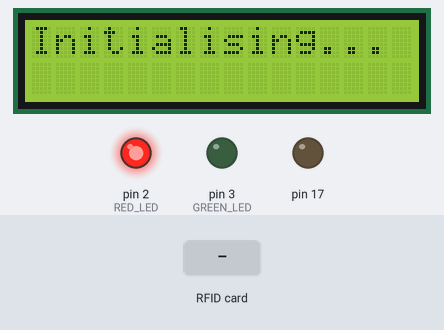
This sketch was run on a simulated Arduino Leonardo, built with avr-gcc and run on an emulated ATmega32U4. Shown: 16×2 character LCD, output pins drawn as LEDs (lit = HIGH). Dashed ring = blinking. The inputs (shaded band) are chosen by the test bench. WiFi joins after 1.5 s; servers stay silent unless stated; random numbers use the default seed unless the sketch sets one; no MQTT or app messages arrive unless stated; what the sketch prints to the serial monitor is not drawn.

Above: at 3.1 s.
At 6.6 s:
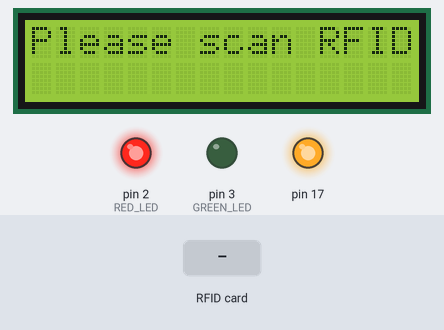
6.7 s: RFID card 5E 7A 19 C4 held to the reader
At 8.2 s:
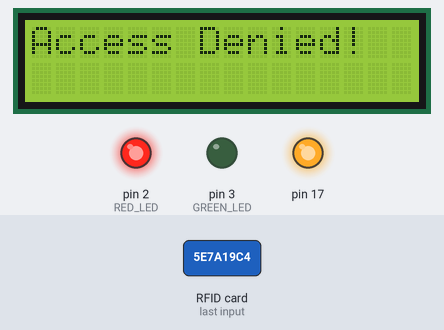
8.4 s: RFID card D6 0E 35 F9 held to the reader
At 10.0 s:
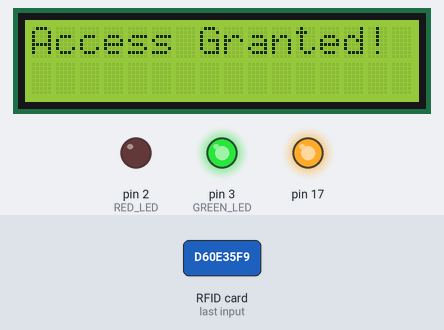
11.2 s: RFID card 5E 7A 19 C4 held to the reader
At 12.9 s:
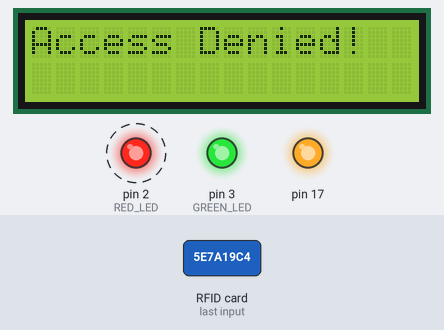
Timing chart, 0 to 15.5 s (numbered marks = the images above; inputs shaded):
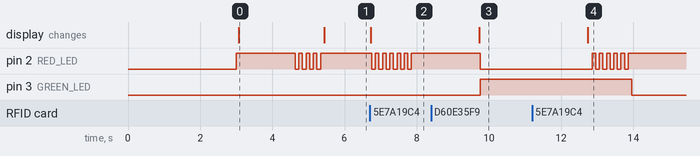

Measured:
- after the input at 6.7 s, pin 2 (RED_LED): alternates HIGH for 0.10 s and LOW for 0.10 s, 12 changes in all, then stays HIGH, starting after 0.05 s; the display: changes at once (image 2)
- after the input at 8.4 s, pin 2 (RED_LED): HIGH → LOW after 1.4 s; pin 3 (GREEN_LED): LOW → HIGH after 1.4 s
- what the display in image 0 shows lasts 2.3 s, from 3.1 s to 5.4 s

The sketch:

project.ino
```cpp
/*
 * Authors: Loic Vermeire & Anton Thomas
 * Email: loic.vermeire@student.kdg.be
 *        anton.thomas@student.kdg.be
*/

#include <WiFiEsp.h>
#include <PubSubClient.h>
#include <SPI.h>
#include <MFRC522.h>
#include <avr/wdt.h>
#include <LiquidCrystal.h>

// Emulate Serial1 on pins 6/7 if not present
#ifndef HAVE_HWSERIAL1
#include "SoftwareSerial.h"
SoftwareSerial Serial1(6, 7); // RX, TX
#endif

//LED pins
#define RED_LED 2
#define GREEN_LED 3

//RFID pins
#define RST_PIN 9
#define SS_PIN 10

// Create instances
MFRC522 mfrc522(SS_PIN, RST_PIN);
WiFiEspClient espClient;
PubSubClient client(espClient);
// lcd(RS,E,D4,D5,D6,D7) mapped to analog
LiquidCrystal lcd(A1, A0, A2, A3, A4, A5);

//variables related to wifi connection
//update if necessary
const char* ssid = "AndroidAP3113";
const char* password = "iotExamen";
const char* mqtt_server = "BROKER_IP";
int status = WL_IDLE_STATUS;

//rfid tag variables
byte readCard[4];
String MasterTag = "D60E35F9";  // REPLACE this Tag ID with your Tag ID!!!
String tagID = "";

//lcd variables
bool lcdDefault;
unsigned short lcdChangeDelay = 3000; //LCD prints default message after 3s, change this value as desired
unsigned long lastLcdChange;

//msg buffer for publishing
#define MSG_BUFFER_SIZE  (50)
char msg[MSG_BUFFER_SIZE];

//variables related to lock
enum LOCK_STATE {
  LOCK_OPEN,
  LOCK_CLOSED,
  LOCK_DENIED
};
LOCK_STATE lockState;
LOCK_STATE lastLockState;
unsigned long lockOpenMillis;
unsigned short lockOpenDelay = 3000; //Lock remains open for 3s, change this value as desired

//delay for rfid scan
unsigned short rfidDelay = 3000; //One scan every 3s, change this value as desired
unsigned long lastRfidScan;

//delay for mqtt loop
byte mqttLoopDelay = 100; //short delay to avoid stressing esp over SoftwareSerial
unsigned long lastMqttLoop;

void setup() {
  wdt_disable();  // Disable the watchdog and wait for more than 2 seconds,
  delay(3000);  // so that the Arduino doesn't keep resetting infinitely in case of wrong configuration
  wdt_enable(WDTO_8S); // enable watchdog timer on 8 seconds

  //setup LEDs and lock
  lockState = LOCK_CLOSED;
  lastLockState = lockState;
  pinMode(RED_LED,OUTPUT);
  pinMode(GREEN_LED,OUTPUT);
  digitalWrite(RED_LED, HIGH);

  Serial.begin(9600);  // initialize serial for console
  Serial1.begin(9600);  // initialize ESP module

  // set up the LCD's number of columns and rows:
  lcd.begin(16, 2);
  lcd.noBlink();
  lcd.clear();
  // Print a message to the LCD.
  lcd.print("Initialising...");

  WiFi.init(&Serial1); //initialize wifi connection
  setup_wifi();

  client.setServer(mqtt_server, 1883); //initialize mqtt
  client.setCallback(callback);

  SPI.begin(); // SPI bus
  mfrc522.PCD_Init(); // MFRC522

  //setup complete blink LED
  for (int i = 0; i < 4; i++) {
        digitalWrite(RED_LED,LOW);
        delay(100);
        digitalWrite(RED_LED,HIGH);
        delay(100);
  }

  //default LCD message
  writeLcdDefault();
}

void loop() {
  wdt_reset();

  //non-blocking delay needed to not overload ESP
  if (millis() - mqttLoopDelay >= lastMqttLoop) {
    // attempting reconnect if connection failed
    if (!client.connected()) {
      reconnect();
    }
    //if there is a message, publish it
    if (msg[0] != '\0') {
      Serial.print("Publish message: ");
      Serial.println(msg);
      client.publish("outTopic", msg);
      msg[0] = '\0'; //empty message
    }
    client.loop();
  }

  //rfidDelay limits subsequent RFID scans
  if (millis() - rfidDelay >= lastRfidScan) {
    check_RFID();
  }

  //check the state of the lock
  checkLockState();

  //revert lcd to default message after delay
  if ((!lcdDefault) && (millis() - lcdChangeDelay >= lastLcdChange)) {
    writeLcdDefault();
  }
}

void callback(char* topic, byte* payload, unsigned int length) {

  Serial.print("Message arrived [");
  Serial.print(topic);
  Serial.print("] ");
  for (int i = 0; i < length; i++) {
    Serial.print((char)payload[i]);
  }
  Serial.println();

  payload[length] = '\0';
  if (!strcmp(topic,"inTopic")) {
    if (!strcmp((char *)payload,"unlock")) {
      lockState = LOCK_OPEN;
      lockOpenMillis = millis();
      Serial.println("Door Unlocked");
      writeLcd("Door Unlocked");
    }
  }


  wdt_reset();  // Reset the watchdog
}

void checkLockState() {

    //close lock after a certain delay
    if (lockState == LOCK_OPEN && (millis() - lockOpenDelay >= lockOpenMillis)) {
      lockState = LOCK_CLOSED;
    }

    //check change in state of lock
    if (lastLockState != lockState) {
      lastLockState = lockState;
      if (lockState == LOCK_OPEN) {
        digitalWrite(GREEN_LED,HIGH);
        digitalWrite(RED_LED,LOW);
        //code to open lock
      }
      else if (lockState == LOCK_DENIED) {
        //blink 6 times
        for (int i = 0; i < 6; i++) {
          digitalWrite(RED_LED,LOW);
          delay(100);
          digitalWrite(RED_LED,HIGH);
          delay(100);
        }
        lockState = LOCK_CLOSED;
      }
      else {
        digitalWrite(GREEN_LED,LOW);
        digitalWrite(RED_LED,HIGH);
        //code to close lock
      }
    }

  wdt_reset();
}

void check_RFID() {
  //Wait until new tag is available
  while (getID())
  {
    lastRfidScan = millis();
    strcpy(msg,tagID.c_str());
    if (tagID == MasterTag)
    {
      lockState = LOCK_OPEN;
      lockOpenMillis = millis();
      Serial.println("Access Granted!");
      writeLcd("Access Granted!");
      msg[tagID.length()] = '1';
    }
    else
    {
      lockState = LOCK_DENIED;
      Serial.println("Access Denied!");
      writeLcd("Access Denied!");
      msg[tagID.length()] = '0';
    }
  }
  wdt_reset();  // Reset the watchdog
}

// Read new tag if available
boolean getID()
{
  // Getting ready for Reading PICCs
  if ( ! mfrc522.PICC_IsNewCardPresent()) { //If a new PICC placed to RFID reader continue
  return false;
  }
  if ( ! mfrc522.PICC_ReadCardSerial()) { //Since a PICC placed get Serial and continue
  return false;
  }
  tagID = "";
  for ( uint8_t i = 0; i < 4; i++) { // The MIFARE PICCs that we use have 4 byte UID
  //readCard[i] = mfrc522.uid.uidByte[i];
  if (mfrc522.uid.uidByte[i] < 16) { // Catch loss of leading zeroes in bytes
     tagID.concat(0);
     tagID.concat(String(mfrc522.uid.uidByte[i], HEX)); // Adds the 4 bytes in a single String variable
    }
  else {
    tagID.concat(String(mfrc522.uid.uidByte[i], HEX)); // Adds the 4 bytes in a single String variable
  }
  }
  tagID.toUpperCase();
  //Serial.println(tagID);
  mfrc522.PICC_HaltA(); // Stop reading
  wdt_reset();  // Reset the watchdog
  return true;
}

void printWifiStatus()
{
  // print the SSID of the network you're attached to
  Serial.print("SSID: ");
  Serial.println(WiFi.SSID());

  // print your WiFi shield's IP address
  IPAddress ip = WiFi.localIP();
  Serial.print("IP Address: ");
  Serial.println(ip);

  // Print the received signal strength
  long rssi = WiFi.RSSI();
  Serial.print("Signal strength (RSSI):");
  Serial.print(rssi);
  Serial.println(" dBm");

  wdt_reset();  // Reset the watchdog
}

void reconnect() {
  // Loop until we're reconnected
  while (!client.connected()) {
    Serial.print("Attempting MQTT connection...");

    // Create a random client ID
    String clientId = "ESP8266Client-";
    clientId += String(random(0xffff), HEX);

    wdt_reset(); //reset before each connection attempt
    // Attempt to connect
    if (client.connect(clientId.c_str())) {
      Serial.println("connected");
      // Once connected, publish an announcement...
      client.publish("outTopic", "Arduino reconnected after timeout");
      // ... and resubscribe
      client.subscribe("inTopic");
    } else {
      Serial.print("failed, rc=");
      Serial.print(client.state());
      Serial.println(" try again in 3 seconds");

      delay(3000);  // Wait 3 seconds before retrying

    }
  }
  wdt_reset();  // Reset the watchdog
}

void setup_wifi() {

  delay(10);
  // We start by connecting to a WiFi network
  Serial.println();
  Serial.print("Connecting to ");
  Serial.println(ssid);

  if (WiFi.status() == WL_NO_SHIELD) {
    Serial.println("WiFi shield not present");
    // don't continue
    while (true);
  }

  wdt_reset(); //reset before connection attempt
  WiFi.begin(ssid, password);

  wdt_reset();  // Reset the watchdog

  randomSeed(micros());

  printWifiStatus();
}

void writeLcd(char* msg) {
  lcd.clear();
  lcd.print(msg);
  lastLcdChange = millis();
  lcdDefault = 0;
}

void writeLcdDefault() {
  lcd.clear();
  lcd.print("Please scan RFID");
  lcdDefault = 1;
}
```
